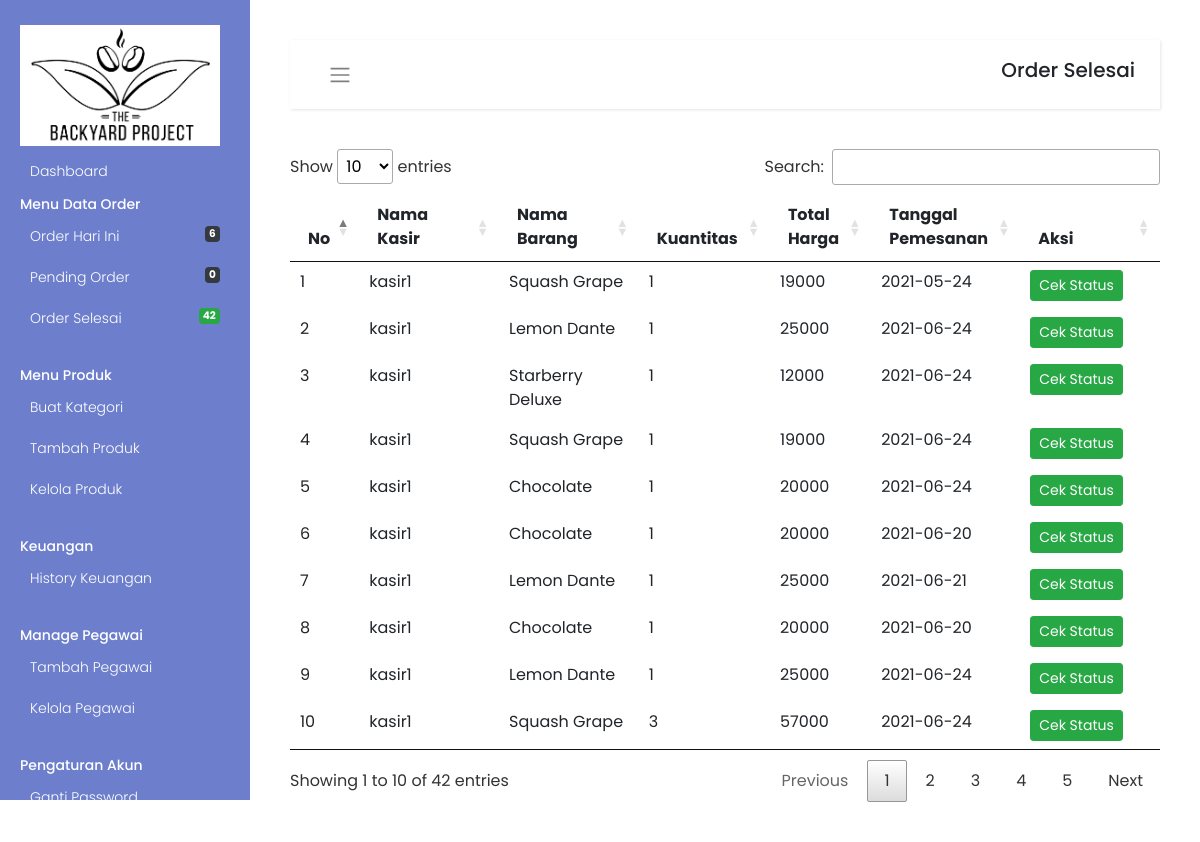
Screenshot of /admin/order-selesai.php (signed in) with the database file from the repository.
### tables this page shows
CREATE TABLE `orders` (
  `id` int(11) NOT NULL,
  `userId` int(11) DEFAULT NULL,
  `customer` varchar(200) NOT NULL,
  `productId` int(11) DEFAULT NULL,
  `quantity` int(11) DEFAULT NULL,
  `orderDate` date NOT NULL DEFAULT current_timestamp(),
  `paymentMethod` varchar(50) DEFAULT NULL,
  `orderStatus` varchar(50) DEFAULT NULL
);

CREATE TABLE `users` (
  `id_user` int(11) NOT NULL,
  `username` varchar(30) NOT NULL,
  `password` varchar(200) DEFAULT NULL
);

CREATE TABLE `products` (
  `id` int(11) NOT NULL,
  `category` int(11) NOT NULL,
  `productName` varchar(255) NOT NULL,
  `productPrice` int(11) NOT NULL,
  `productDescription` longtext NOT NULL,
  `qty` int(11) NOT NULL,
  `productImage` varchar(255) NOT NULL
);

### admin/order-selesai.php (the view, shortened to what this page needs)
<?php
include('include/config.php');
if (strlen($_SESSION['alogin']) == 0) {
    header('location:index.php');
} else {
?>
    <?php include 'head.php' ?>
    <?php include 'sidebar.php' ?>
    <div id="content">
        <nav class="navbar navbar-expand-lg navbar-light bg-white">
            <div class="container-fluid">
                <button type="button" id="sidebarCollapse" class="btn btn-link">
                    <i class="navbar-toggler-icon"></i>
                </button>
                <h5>Order Selesai</h5>
            </div>
        </nav>
        <table id="myTable" class="table table-borderless">
            <thead>
                <tr align="center">
                    <th scope="col" width="5%">No</th>
                    <th scope="col" width="15%">Nama Kasir</th>
                    <th scope="col" width="15%">Nama Barang</th>
                    <th scope="col" width="10%">Kuantitas</th>
                    <th scope="col" width="10%">Total Harga</th>
                    <th scope="col" width="10%">Tanggal Pemesanan</th>
                    <th scope="col" width="15%">Aksi</th>
                </tr>
            </thead>
            <tbody>
                <?php
                $st = 'Selesai';
                $query = mysqli_query($con, "select users.username as username,products.productName as productname,orders.quantity as quantity,orders.orderDate as orderdate,products.productPrice as productprice,orders.id as id  from orders join users on  orders.userId=users.id_user join products on products.id=orders.productId where orders.orderStatus='$st'");
                $cnt = 1;
                while ($row = mysqli_fetch_array($query)) {
                ?>
                    <tr>
                        <td><?php echo htmlentities($cnt); ?></td>
                        <td><?php echo htmlentities($row['username']); ?></td>
                       <td><?php echo htmlentities($row['productname']); ?></td>
                        <td><?php echo htmlentities($row['quantity']); ?></td>
                        <td><?php echo htmlentities($row['quantity'] * $row['productprice']); ?></td>
                        <td><?php echo htmlentities($row['orderdate']); ?></td>
                        <td> <a href="updateorder.php?oid=<?php echo htmlentities($row['id']); ?>" title="Update order" class="btn btn-success btn-sm text-white">Cek Status</a>
                        </td>
                    </tr>
                <?php $cnt = $cnt + 1;
                } ?>
            </tbody>
        </table>
    </div>
<?php } ?>

### assets/css/custom-sidebar.css (style rules this page uses)
* { font-family: "Poppins", sans-serif; }
.wrapper a, .wrapper a:hover, .wrapper a:focus { color: inherit; text-decoration: none; -webkit-transition: all 0.3s; transition: all 0.3s; }
.wrapper .navbar { padding: 15px 10px; background: #fff; border: none; border-radius: 0; margin-bottom: 40px; -webkit-box-shadow: 1px 1px 3px rgba(0, 0, 0, 0.1); box-shadow: 1px 1px 3px rgba(0, 0, 0, 0.1); }
.wrapper #content { width: calc(100% - 250px); padding: 40px; min-height: 100vh; -webkit-transition: all 0.3s; transition: all 0.3s; position: absolute; top: 0; right: 0; }

### rows the page displays
orders: userId.username "kasir1", productId.productName "Squash Grape", quantity "1", $row['quantity']*$row['productprice'] "19000", orderDate "2021-05-24"
orders: userId.username "kasir1", productId.productName "Lemon Dante", quantity "1", $row['quantity']*$row['productprice'] "25000", orderDate "2021-06-24"
orders: userId.username "kasir1", productId.productName "Starberry Deluxe", quantity "1", $row['quantity']*$row['productprice'] "12000", orderDate "2021-06-24"
orders: userId.username "kasir1", productId.productName "Squash Grape", quantity "1", $row['quantity']*$row['productprice'] "19000", orderDate "2021-06-24"
orders: userId.username "kasir1", productId.productName "Chocolate", quantity "1", $row['quantity']*$row['productprice'] "20000", orderDate "2021-06-24"
orders: userId.username "kasir1", productId.productName "Chocolate", quantity "1", $row['quantity']*$row['productprice'] "20000", orderDate "2021-06-20"
orders: userId.username "kasir1", productId.productName "Lemon Dante", quantity "1", $row['quantity']*$row['productprice'] "25000", orderDate "2021-06-21"
orders: userId.username "kasir1", productId.productName "Chocolate", quantity "1", $row['quantity']*$row['productprice'] "20000", orderDate "2021-06-20"
orders: userId.username "kasir1", productId.productName "Lemon Dante", quantity "1", $row['quantity']*$row['productprice'] "25000", orderDate "2021-06-24"
orders: userId.username "kasir1", productId.productName "Squash Grape", quantity "3", $row['quantity']*$row['productprice'] "57000", orderDate "2021-06-24"

### other values shown
$num_rows1 "6"
$num "0"
$num1 "42"
